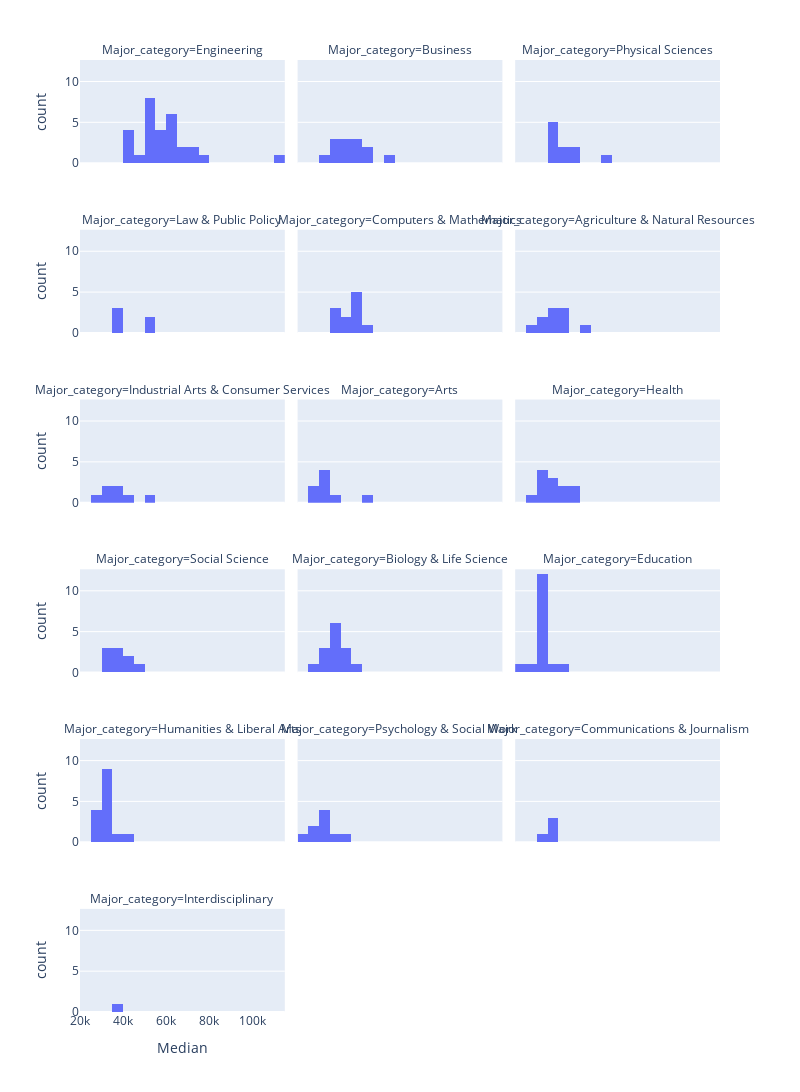

Notebook source saved alongside this figure:
### Code cell
# Make a histogram that explores median income for each of the major categories (facet_col).
# How did you choose your number of bins? i chose enough bins to where the incriments were 5k between the bars

fig = px.histogram(DF_raw,
                  x = 'Median',
                   nbins = 18,
                  facet_col='Major_category',
                  facet_col_wrap=3)

fig.update_layout(autosize=False,
                  width=800,
                  height=1600)

fig.show()

### Figure 1 — Plotly figure (JSON) as saved in the notebook; plotly's stock layout.template omitted (floating-point values rounded to 4 significant figures)
{"data": [{"alignmentgroup": "True", "bingroup": "x", "hovertemplate": "Major_category=Engineering<br>Median=%{x}<br>count=%{y}<extra></extra>", "legendgroup": "", "marker": {"color": "#636efa", "pattern": {"shape": ""}}, "name": "", "nbinsx": 18, "offsetgroup": "", "orientation": "v", "showlegend": false, "type": "histogram", "x": [110000, 75000, 73000, 70000, 65000, 65000, 60000, 60000, 60000, 60000, 60000, 60000, 58000, 57100, 57000, 56000, 54000, 52000, 52000, 50000, 50000, 50000, 50000, 50000, 46000, 44000, 40000, 40000, 40000], "xaxis": "x16", "yaxis": "y16"}, {"alignmentgroup": "True", "bingroup": "x", "hovertemplate": "Major_category=Business<br>Median=%{x}<br>count=%{y}<extra></extra>", "legendgroup": "", "marker": {"color": "#636efa", "pattern": {"shape": ""}}, "name": "", "nbinsx": 18, "offsetgroup": "", "orientation": "v", "showlegend": false, "type": "histogram", "x": [62000, 51000, 50000, 47000, 46000, 45000, 40000, 40000, 40000, 38000, 38000, 36000, 33000], "xaxis": "x17", "yaxis": "y17"}, {"alignmentgroup": "True", "bingroup": "x", "hovertemplate": "Major_category=Physical Sciences<br>Median=%{x}<br>count=%{y}<extra></extra>", "legendgroup": "", "marker": {"color": "#636efa", "pattern": {"shape": ""}}, "name": "", "nbinsx": 18, "offsetgroup": "", "orientation": "v", "showlegend": false, "type": "histogram", "x": [62000, 46000, 45000, 44700, 40000, 39000, 36200, 36000, 35000, 35000], "xaxis": "x18", "yaxis": "y18"}, {"alignmentgroup": "True", "bingroup": "x", "hovertemplate": "Major_category=Law & Public Policy<br>Median=%{x}<br>count=%{y}<extra></extra>", "legendgroup": "", "marker": {"color": "#636efa", "pattern": {"shape": ""}}, "name": "", "nbinsx": 18, "offsetgroup": "", "orientation": "v", "showlegend": false, "type": "histogram", "x": [54000, 50000, 36000, 36000, 35000], "xaxis": "x13", "yaxis": "y13"}, {"alignmentgroup": "True", "bingroup": "x", "hovertemplate": "Major_category=Computers & Mathematics<br>Median=%{x}<br>count=%{y}<extra></extra>", "legendgroup": "", "marker": {"color": "#636efa", "pattern": {"shape": ""}}, "name": "", "nbinsx": 18, "offsetgroup": "", "orientation": "v", "showlegend": false, "type": "histogram", "x": [53000, 45000, 45000, 45000, 45000, 45000, 42000, 41300, 37500, 36400, 35000], "xaxis": "x14", "yaxis": "y14"}, {"alignmentgroup": "True", "bingroup": "x", "hovertemplate": "Major_category=Agriculture & Natural Resources<br>Median=%{x}<br>count=%{y}<extra></extra>", "legendgroup": "", "marker": {"color": "#636efa", "pattern": {"shape": ""}}, "name": "", "nbinsx": 18, "offsetgroup": "", "orientation": "v", "showlegend": false, "type": "histogram", "x": [53000, 40000, 40000, 40000, 35000, 35000, 35000, 32000, 30000, 29000], "xaxis": "x15", "yaxis": "y15"}, {"alignmentgroup": "True", "bingroup": "x", "hovertemplate": "Major_category=Industrial Arts & Consumer Services<br>Median=%{x}<br>count=%{y}<extra></extra>", "legendgroup": "", "marker": {"color": "#636efa", "pattern": {"shape": ""}}, "name": "", "nbinsx": 18, "offsetgroup": "", "orientation": "v", "showlegend": false, "type": "histogram", "x": [50000, 40000, 38400, 35000, 32000, 30000, 29000], "xaxis": "x10", "yaxis": "y10"}, {"alignmentgroup": "True", "bingroup": "x", "hovertemplate": "Major_category=Arts<br>Median=%{x}<br>count=%{y}<extra></extra>", "legendgroup": "", "marker": {"color": "#636efa", "pattern": {"shape": ""}}, "name": "", "nbinsx": 18, "offsetgroup": "", "orientation": "v", "showlegend": false, "type": "histogram", "x": [50000, 35000, 32000, 31000, 30500, 30000, 29000, 27000], "xaxis": "x11", "yaxis": "y11"}, {"alignmentgroup": "True", "bingroup": "x", "hovertemplate": "Major_category=Health<br>Median=%{x}<br>count=%{y}<extra></extra>", "legendgroup": "", "marker": {"color": "#636efa", "pattern": {"shape": ""}}, "name": "", "nbinsx": 18, "offsetgroup": "", "orientation": "v", "showlegend": false, "type": "histogram", "x": [48000, 45000, 42000, 40000, 36000, 35000, 35000, 34000, 33500, 33000, 32400, 28000], "xaxis": "x12", "yaxis": "y12"}, {"alignmentgroup": "True", "bingroup": "x", "hovertemplate": "Major_category=Social Science<br>Median=%{x}<br>count=%{y}<extra></extra>", "legendgroup": "", "marker": {"color": "#636efa", "pattern": {"shape": ""}}, "name": "", "nbinsx": 18, "offsetgroup": "", "orientation": "v", "showlegend": false, "type": "histogram", "x": [47000, 40100, 40000, 38000, 38000, 35000, 33000, 33000, 32000], "xaxis": "x7", "yaxis": "y7"}, {"alignmentgroup": "True", "bingroup": "x", "hovertemplate": "Major_category=Biology & Life Science<br>Median=%{x}<br>count=%{y}<extra></extra>", "legendgroup": "", "marker": {"color": "#636efa", "pattern": {"shape": ""}}, "name": "", "nbinsx": 18, "offsetgroup": "", "orientation": "v", "showlegend": false, "type": "histogram", "x": [45000, 41000, 40000, 40000, 38000, 37400, 37000, 35600, 35000, 35000, 33500, 33400, 33000, 26000], "xaxis": "x8", "yaxis": "y8"}, {"alignmentgroup": "True", "bingroup": "x", "hovertemplate": "Major_category=Education<br>Median=%{x}<br>count=%{y}<extra></extra>", "legendgroup": "", "marker": {"color": "#636efa", "pattern": {"shape": ""}}, "name": "", "nbinsx": 18, "offsetgroup": "", "orientation": "v", "showlegend": false, "type": "histogram", "x": [41000, 35000, 34000, 34000, 34000, 34000, 33000, 33000, 32500, 32100, 32000, 32000, 31000, 30000, 28000, 22000], "xaxis": "x9", "yaxis": "y9"}, {"alignmentgroup": "True", "bingroup": "x", "hovertemplate": "Major_category=Humanities & Liberal Arts<br>Median=%{x}<br>count=%{y}<extra></extra>", "legendgroup": "", "marker": {"color": "#636efa", "pattern": {"shape": ""}}, "name": "", "nbinsx": 18, "offsetgroup": "", "orientation": "v", "showlegend": false, "type": "histogram", "x": [40000, 35000, 34000, 34000, 34000, 33000, 32200, 32000, 32000, 31000, 30000, 29000, 28000, 27500, 27000], "xaxis": "x4", "yaxis": "y4"}, {"alignmentgroup": "True", "bingroup": "x", "hovertemplate": "Major_category=Psychology & Social Work<br>Median=%{x}<br>count=%{y}<extra></extra>", "legendgroup": "", "marker": {"color": "#636efa", "pattern": {"shape": ""}}, "name": "", "nbinsx": 18, "offsetgroup": "", "orientation": "v", "showlegend": false, "type": "histogram", "x": [40000, 36000, 31500, 30000, 30000, 30000, 25000, 25000, 23400], "xaxis": "x5", "yaxis": "y5"}, {"alignmentgroup": "True", "bingroup": "x", "hovertemplate": "Major_category=Communications & Journalism<br>Median=%{x}<br>count=%{y}<extra></extra>", "legendgroup": "", "marker": {"color": "#636efa", "pattern": {"shape": ""}}, "name": "", "nbinsx": 18, "offsetgroup": "", "orientation": "v", "showlegend": false, "type": "histogram", "x": [35000, 35000, 35000, 33000], "xaxis": "x6", "yaxis": "y6"}, {"alignmentgroup": "True", "bingroup": "x", "hovertemplate": "Major_category=Interdisciplinary<br>Median=%{x}<br>count=%{y}<extra></extra>", "legendgroup": "", "marker": {"color": "#636efa", "pattern": {"shape": ""}}, "name": "", "nbinsx": 18, "offsetgroup": "", "orientation": "v", "showlegend": false, "type": "histogram", "x": [35000], "xaxis": "x", "yaxis": "y"}], "layout": {"annotations": [{"font": {}, "showarrow": false, "text": "Major_category=Interdisciplinary", "x": 0.16, "xanchor": "center", "xref": "paper", "y": 0.1083, "yanchor": "bottom", "yref": "paper"}, {"font": {}, "showarrow": false, "text": "Major_category=Humanities & Liberal Arts", "x": 0.16, "xanchor": "center", "xref": "paper", "y": 0.2867, "yanchor": "bottom", "yref": "paper"}, {"font": {}, "showarrow": false, "text": "Major_category=Psychology & Social Work", "x": 0.5, "xanchor": "center", "xref": "paper", "y": 0.2867, "yanchor": "bottom", "yref": "paper"}, {"font": {}, "showarrow": false, "text": "Major_category=Communications & Journalism", "x": 0.84, "xanchor": "center", "xref": "paper", "y": 0.2867, "yanchor": "bottom", "yref": "paper"}, {"font": {}, "showarrow": false, "text": "Major_category=Social Science", "x": 0.16, "xanchor": "center", "xref": "paper", "y": 0.465, "yanchor": "bottom", "yref": "paper"}, {"font": {}, "showarrow": false, "text": "Major_category=Biology & Life Science", "x": 0.5, "xanchor": "center", "xref": "paper", "y": 0.465, "yanchor": "bottom", "yref": "paper"}, {"font": {}, "showarrow": false, "text": "Major_category=Education", "x": 0.84, "xanchor": "center", "xref": "paper", "y": 0.465, "yanchor": "bottom", "yref": "paper"}, {"font": {}, "showarrow": false, "text": "Major_category=Industrial Arts & Consumer Services", "x": 0.16, "xanchor": "center", "xref": "paper", "y": 0.6433, "yanchor": "bottom", "yref": "paper"}, {"font": {}, "showarrow": false, "text": "Major_category=Arts", "x": 0.5, "xanchor": "center", "xref": "paper", "y": 0.6433, "yanchor": "bottom", "yref": "paper"}, {"font": {}, "showarrow": false, "text": "Major_category=Health", "x": 0.84, "xanchor": "center", "xref": "paper", "y": 0.6433, "yanchor": "bottom", "yref": "paper"}, {"font": {}, "showarrow": false, "text": "Major_category=Law & Public Policy", "x": 0.16, "xanchor": "center", "xref": "paper", "y": 0.8217, "yanchor": "bottom", "yref": "paper"}, {"font": {}, "showarrow": false, "text": "Major_category=Computers & Mathematics", "x": 0.5, "xanchor": "center", "xref": "paper", "y": 0.8217, "yanchor": "bottom", "yref": "paper"}, {"font": {}, "showarrow": false, "text": "Major_category=Agriculture & Natural Resources", "x": 0.84, "xanchor": "center", "xref": "paper", "y": 0.8217, "yanchor": "bottom", "yref": "paper"}, {"font": {}, "showarrow": false, "text": "Major_category=Engineering", "x": 0.16, "xanchor": "center", "xref": "paper", "y": 1.0, "yanchor": "bottom", "yref": "paper"}, {"font": {}, "showarrow": false, "text": "Major_category=Business", "x": 0.5, "xanchor": "center", "xref": "paper", "y": 1.0, "yanchor": "bottom", "yref": "paper"}, {"font": {}, "showarrow": false, "text": "Major_category=Physical Sciences", "x": 0.84, "xanchor": "center", "xref": "paper", "y": 1.0, "yanchor": "bottom", "yref": "paper"}], "autosize": false, "barmode": "relative", "height": 1600, "legend": {"tracegroupgap": 0}, "margin": {"t": 60}, "width": 800, "xaxis": {"anchor": "y", "autorange": true, "domain": [0, 0.32], "range": [20000.0, 115000.0], "title": {"text": "Median"}, "type": "linear"}, "xaxis10": {"anchor": "y10", "autorange": true, "domain": [0, 0.32], "matches": "x", "range": [20000.0, 115000.0], "showticklabels": false, "type": "linear"}, "xaxis11": {"anchor": "y11", "autorange": true, "domain": [0.34, 0.66], "matches": "x", "range": [20000.0, 115000.0], "showticklabels": false, "type": "linear"}, "xaxis12": {"anchor": "y12", "autorange": true, "domain": [0.68, 1.0], "matches": "x", "range": [20000.0, 115000.0], "showticklabels": false, "type": "linear"}, "xaxis13": {"anchor": "y13", "autorange": true, "domain": [0, 0.32], "matches": "x", "range": [20000.0, 115000.0], "showticklabels": false, "type": "linear"}, "xaxis14": {"anchor": "y14", "autorange": true, "domain": [0.34, 0.66], "matches": "x", "range": [20000.0, 115000.0], "showticklabels": false, "type": "linear"}, "xaxis15": {"anchor": "y15", "autorange": true, "domain": [0.68, 1.0], "matches": "x", "range": [20000.0, 115000.0], "showticklabels": false, "type": "linear"}, "xaxis16": {"anchor": "y16", "autorange": true, "domain": [0, 0.32], "matches": "x", "range": [20000.0, 115000.0], "showticklabels": false, "type": "linear"}, "xaxis17": {"anchor": "y17", "autorange": true, "domain": [0.34, 0.66], "matches": "x", "range": [20000.0, 115000.0], "showticklabels": false, "type": "linear"}, "xaxis18": {"anchor": "y18", "autorange": true, "domain": [0.68, 1.0], "matches": "x", "range": [20000.0, 115000.0], "showticklabels": false, "type": "linear"}, "xaxis2": {"anchor": "y2", "domain": [0.34, 0.66], "matches": "x", "title": {"text": "Median"}}, "xaxis3": {"anchor": "y3", "domain": [0.68, 1.0], "matches": "x", "title": {"text": "Median"}}, "xaxis4": {"anchor": "y4", "autorange": true, "domain": [0, 0.32], "matches": "x", "range": [20000.0, 115000.0], "showticklabels": false, "type": "linear"}, "xaxis5": {"anchor": "y5", "autorange": true, "domain": [0.34, 0.66], "matches": "x", "range": [20000.0, 115000.0], "showticklabels": false, "type": "linear"}, "xaxis6": {"anchor": "y6", "autorange": true, "domain": [0.68, 1.0], "matches": "x", "range": [20000.0, 115000.0], "showticklabels": false, "type": "linear"}, "xaxis7": {"anchor": "y7", "autorange": true, "domain": [0, 0.32], "matches": "x", "range": [20000.0, 115000.0], "showticklabels": false, "type": "linear"}, "xaxis8": {"anchor": "y8", "autorange": true, "domain": [0.34, 0.66], "matches": "x", "range": [20000.0, 115000.0], "showticklabels": false, "type": "linear"}, "xaxis9": {"anchor": "y9", "autorange": true, "domain": [0.68, 1.0], "matches": "x", "range": [20000.0, 115000.0], "showticklabels": false, "type": "linear"}, "yaxis": {"anchor": "x", "autorange": true, "domain": [0, 0.1083], "range": [0, 12.63], "title": {"text": "count"}}, "yaxis10": {"anchor": "x10", "autorange": true, "domain": [0.535, 0.6433], "matches": "y", "range": [0, 12.63], "title": {"text": "count"}}, "yaxis11": {"anchor": "x11", "autorange": true, "domain": [0.535, 0.6433], "matches": "y", "range": [0, 12.63], "showticklabels": false}, "yaxis12": {"anchor": "x12", "autorange": true, "domain": [0.535, 0.6433], "matches": "y", "range": [0, 12.63], "showticklabels": false}, "yaxis13": {"anchor": "x13", "autorange": true, "domain": [0.7133, 0.8217], "matches": "y", "range": [0, 12.63], "title": {"text": "count"}}, "yaxis14": {"anchor": "x14", "autorange": true, "domain": [0.7133, 0.8217], "matches": "y", "range": [0, 12.63], "showticklabels": false}, "yaxis15": {"anchor": "x15", "autorange": true, "domain": [0.7133, 0.8217], "matches": "y", "range": [0, 12.63], "showticklabels": false}, "yaxis16": {"anchor": "x16", "autorange": true, "domain": [0.8917, 1.0], "matches": "y", "range": [0, 12.63], "title": {"text": "count"}}, "yaxis17": {"anchor": "x17", "autorange": true, "domain": [0.8917, 1.0], "matches": "y", "range": [0, 12.63], "showticklabels": false}, "yaxis18": {"anchor": "x18", "autorange": true, "domain": [0.8917, 1.0], "matches": "y", "range": [0, 12.63], "showticklabels": false}, "yaxis2": {"anchor": "x2", "domain": [0, 0.1083], "matches": "y", "showticklabels": false}, "yaxis3": {"anchor": "x3", "domain": [0, 0.1083], "matches": "y", "showticklabels": false}, "yaxis4": {"anchor": "x4", "autorange": true, "domain": [0.1783, 0.2867], "matches": "y", "range": [0, 12.63], "title": {"text": "count"}}, "yaxis5": {"anchor": "x5", "autorange": true, "domain": [0.1783, 0.2867], "matches": "y", "range": [0, 12.63], "showticklabels": false}, "yaxis6": {"anchor": "x6", "autorange": true, "domain": [0.1783, 0.2867], "matches": "y", "range": [0, 12.63], "showticklabels": false}, "yaxis7": {"anchor": "x7", "autorange": true, "domain": [0.3567, 0.465], "matches": "y", "range": [0, 12.63], "title": {"text": "count"}}, "yaxis8": {"anchor": "x8", "autorange": true, "domain": [0.3567, 0.465], "matches": "y", "range": [0, 12.63], "showticklabels": false}, "yaxis9": {"anchor": "x9", "autorange": true, "domain": [0.3567, 0.465], "matches": "y", "range": [0, 12.63], "showticklabels": false}}}
